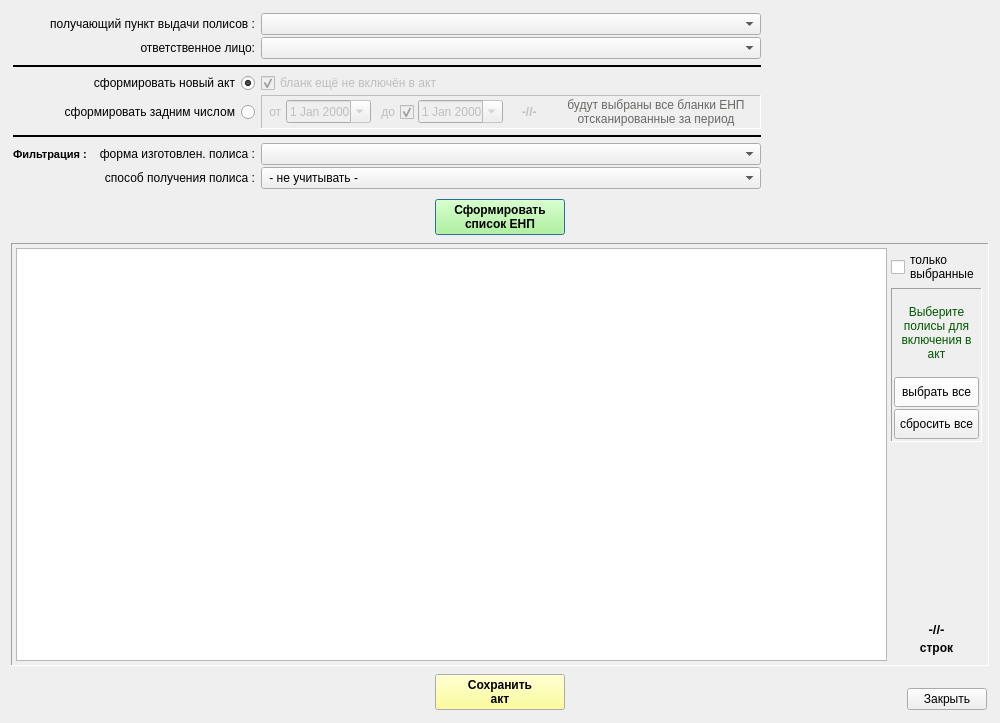
<?xml version="1.0" encoding="UTF-8"?>
<ui version="4.0">
 <class>blanks_pol_act_wnd</class>
 <widget class="QDialog" name="blanks_pol_act_wnd">
  <property name="geometry">
   <rect>
    <x>0</x>
    <y>0</y>
    <width>1000</width>
    <height>723</height>
   </rect>
  </property>
  <property name="minimumSize">
   <size>
    <width>1000</width>
    <height>0</height>
   </size>
  </property>
  <property name="windowTitle">
   <string>Формирование передаточных актов</string>
  </property>
  <layout class="QVBoxLayout" name="verticalLayout" stretch="0,0,1,0">
   <item>
    <layout class="QGridLayout" name="gridLayout">
     <property name="leftMargin">
      <number>2</number>
     </property>
     <property name="topMargin">
      <number>2</number>
     </property>
     <property name="rightMargin">
      <number>2</number>
     </property>
     <property name="bottomMargin">
      <number>2</number>
     </property>
     <property name="verticalSpacing">
      <number>2</number>
     </property>
     <item row="7" column="2">
      <widget class="QComboBox" name="combo_polis_post_way">
       <property name="minimumSize">
        <size>
         <width>400</width>
         <height>0</height>
        </size>
       </property>
       <property name="editable">
        <bool>false</bool>
       </property>
       <property name="maxVisibleItems">
        <number>50</number>
       </property>
       <item>
        <property name="text">
         <string> - не учитывать - </string>
        </property>
       </item>
       <item>
        <property name="text">
         <string>(1)  прийдёт за полисом в ПВП лично</string>
        </property>
       </item>
       <item>
        <property name="text">
         <string>(2)  послать полис заказным письмом</string>
        </property>
       </item>
      </widget>
     </item>
     <item row="3" column="2">
      <widget class="QCheckBox" name="ch_no_act">
       <property name="enabled">
        <bool>false</bool>
       </property>
       <property name="layoutDirection">
        <enum>Qt::LeftToRight</enum>
       </property>
       <property name="text">
        <string>бланк ещё не включён в акт</string>
       </property>
       <property name="checked">
        <bool>true</bool>
       </property>
      </widget>
     </item>
     <item row="5" column="0" colspan="3">
      <widget class="Line" name="line">
       <property name="minimumSize">
        <size>
         <width>0</width>
         <height>10</height>
        </size>
       </property>
       <property name="frameShadow">
        <enum>QFrame::Plain</enum>
       </property>
       <property name="lineWidth">
        <number>2</number>
       </property>
       <property name="orientation">
        <enum>Qt::Horizontal</enum>
       </property>
      </widget>
     </item>
     <item row="6" column="1">
      <widget class="QLabel" name="label_3">
       <property name="text">
        <string>  форма изготовлен. полиса :</string>
       </property>
       <property name="alignment">
        <set>Qt::AlignRight|Qt::AlignTrailing|Qt::AlignVCenter</set>
       </property>
      </widget>
     </item>
     <item row="6" column="2">
      <widget class="QComboBox" name="combo_fpolis">
       <property name="minimumSize">
        <size>
         <width>400</width>
         <height>0</height>
        </size>
       </property>
       <property name="editable">
        <bool>false</bool>
       </property>
       <property name="maxVisibleItems">
        <number>50</number>
       </property>
      </widget>
     </item>
     <item row="6" column="0">
      <widget class="QLabel" name="label_4">
       <property name="font">
        <font>
         <pointsize>8</pointsize>
         <weight>75</weight>
         <bold>true</bold>
        </font>
       </property>
       <property name="text">
        <string>Фильтрация :</string>
       </property>
      </widget>
     </item>
     <item row="4" column="2">
      <layout class="QHBoxLayout" name="horizontalLayout_3">
       <property name="spacing">
        <number>6</number>
       </property>
       <item>
        <widget class="QFrame" name="pan_back">
         <property name="enabled">
          <bool>false</bool>
         </property>
         <property name="minimumSize">
          <size>
           <width>500</width>
           <height>30</height>
          </size>
         </property>
         <property name="maximumSize">
          <size>
           <width>500</width>
           <height>16777215</height>
          </size>
         </property>
         <property name="frameShape">
          <enum>QFrame::Panel</enum>
         </property>
         <property name="frameShadow">
          <enum>QFrame::Sunken</enum>
         </property>
         <layout class="QHBoxLayout" name="horizontalLayout_4" stretch="0,0,0,0,0,0,0,1">
          <property name="spacing">
           <number>4</number>
          </property>
          <property name="leftMargin">
           <number>4</number>
          </property>
          <property name="topMargin">
           <number>2</number>
          </property>
          <property name="rightMargin">
           <number>4</number>
          </property>
          <property name="bottomMargin">
           <number>2</number>
          </property>
          <item>
           <widget class="QLabel" name="label_7">
            <property name="text">
             <string> от</string>
            </property>
           </widget>
          </item>
          <item>
           <widget class="QDateEdit" name="date_back_from">
            <property name="minimumSize">
             <size>
              <width>85</width>
              <height>0</height>
             </size>
            </property>
            <property name="maximumSize">
             <size>
              <width>100</width>
              <height>16777215</height>
             </size>
            </property>
            <property name="calendarPopup">
             <bool>true</bool>
            </property>
           </widget>
          </item>
          <item>
           <widget class="QCheckBox" name="ch_to">
            <property name="layoutDirection">
             <enum>Qt::RightToLeft</enum>
            </property>
            <property name="text">
             <string>до</string>
            </property>
            <property name="checked">
             <bool>true</bool>
            </property>
           </widget>
          </item>
          <item>
           <widget class="QDateEdit" name="date_back_to">
            <property name="minimumSize">
             <size>
              <width>85</width>
              <height>0</height>
             </size>
            </property>
            <property name="maximumSize">
             <size>
              <width>100</width>
              <height>16777215</height>
             </size>
            </property>
            <property name="calendarPopup">
             <bool>true</bool>
            </property>
           </widget>
          </item>
          <item>
           <spacer name="horizontalSpacer_5">
            <property name="orientation">
             <enum>Qt::Horizontal</enum>
            </property>
            <property name="sizeHint" stdset="0">
             <size>
              <width>40</width>
              <height>20</height>
             </size>
            </property>
           </spacer>
          </item>
          <item>
           <widget class="QLabel" name="lab_days">
            <property name="font">
             <font>
              <weight>75</weight>
              <bold>true</bold>
             </font>
            </property>
            <property name="text">
             <string>-//-</string>
            </property>
           </widget>
          </item>
          <item>
           <spacer name="horizontalSpacer_7">
            <property name="orientation">
             <enum>Qt::Horizontal</enum>
            </property>
            <property name="sizeHint" stdset="0">
             <size>
              <width>40</width>
              <height>20</height>
             </size>
            </property>
           </spacer>
          </item>
          <item>
           <widget class="QLabel" name="label_9">
            <property name="minimumSize">
             <size>
              <width>200</width>
              <height>0</height>
             </size>
            </property>
            <property name="maximumSize">
             <size>
              <width>200</width>
              <height>16777215</height>
             </size>
            </property>
            <property name="palette">
             <palette>
              <active>
               <colorrole role="WindowText">
                <brush brushstyle="SolidPattern">
                 <color alpha="255">
                  <red>0</red>
                  <green>85</green>
                  <blue>0</blue>
                 </color>
                </brush>
               </colorrole>
              </active>
              <inactive>
               <colorrole role="WindowText">
                <brush brushstyle="SolidPattern">
                 <color alpha="255">
                  <red>0</red>
                  <green>85</green>
                  <blue>0</blue>
                 </color>
                </brush>
               </colorrole>
              </inactive>
              <disabled>
               <colorrole role="WindowText">
                <brush brushstyle="SolidPattern">
                 <color alpha="255">
                  <red>106</red>
                  <green>104</green>
                  <blue>100</blue>
                 </color>
                </brush>
               </colorrole>
              </disabled>
             </palette>
            </property>
            <property name="text">
             <string>будут выбраны все бланки ЕНП
отсканированные за период</string>
            </property>
            <property name="alignment">
             <set>Qt::AlignCenter</set>
            </property>
           </widget>
          </item>
         </layout>
        </widget>
       </item>
      </layout>
     </item>
     <item row="4" column="0" colspan="2">
      <widget class="QRadioButton" name="rb_back">
       <property name="enabled">
        <bool>true</bool>
       </property>
       <property name="minimumSize">
        <size>
         <width>180</width>
         <height>32</height>
        </size>
       </property>
       <property name="layoutDirection">
        <enum>Qt::RightToLeft</enum>
       </property>
       <property name="text">
        <string>сформировать задним числом</string>
       </property>
      </widget>
     </item>
     <item row="3" column="0" colspan="2">
      <widget class="QRadioButton" name="rb_new">
       <property name="minimumSize">
        <size>
         <width>180</width>
         <height>0</height>
        </size>
       </property>
       <property name="layoutDirection">
        <enum>Qt::RightToLeft</enum>
       </property>
       <property name="text">
        <string>сформировать новый акт</string>
       </property>
       <property name="checked">
        <bool>true</bool>
       </property>
      </widget>
     </item>
     <item row="0" column="0" colspan="2">
      <widget class="QLabel" name="label_2">
       <property name="minimumSize">
        <size>
         <width>180</width>
         <height>0</height>
        </size>
       </property>
       <property name="text">
        <string>получающий пункт выдачи полисов :</string>
       </property>
       <property name="alignment">
        <set>Qt::AlignRight|Qt::AlignTrailing|Qt::AlignVCenter</set>
       </property>
      </widget>
     </item>
     <item row="7" column="1">
      <widget class="QLabel" name="label_11">
       <property name="text">
        <string> способ получения полиса :</string>
       </property>
       <property name="alignment">
        <set>Qt::AlignRight|Qt::AlignTrailing|Qt::AlignVCenter</set>
       </property>
      </widget>
     </item>
     <item row="0" column="3">
      <spacer name="horizontalSpacer_8">
       <property name="orientation">
        <enum>Qt::Horizontal</enum>
       </property>
       <property name="sizeHint" stdset="0">
        <size>
         <width>40</width>
         <height>20</height>
        </size>
       </property>
      </spacer>
     </item>
     <item row="0" column="2">
      <widget class="QComboBox" name="combo_point">
       <property name="minimumSize">
        <size>
         <width>400</width>
         <height>0</height>
        </size>
       </property>
       <property name="editable">
        <bool>false</bool>
       </property>
       <property name="maxVisibleItems">
        <number>50</number>
       </property>
      </widget>
     </item>
     <item row="2" column="0" colspan="3">
      <widget class="Line" name="line_2">
       <property name="minimumSize">
        <size>
         <width>0</width>
         <height>10</height>
        </size>
       </property>
       <property name="frameShadow">
        <enum>QFrame::Plain</enum>
       </property>
       <property name="lineWidth">
        <number>2</number>
       </property>
       <property name="orientation">
        <enum>Qt::Horizontal</enum>
       </property>
      </widget>
     </item>
     <item row="1" column="0" colspan="2">
      <widget class="QLabel" name="label_5">
       <property name="minimumSize">
        <size>
         <width>180</width>
         <height>0</height>
        </size>
       </property>
       <property name="text">
        <string>ответственное лицо:</string>
       </property>
       <property name="alignment">
        <set>Qt::AlignRight|Qt::AlignTrailing|Qt::AlignVCenter</set>
       </property>
      </widget>
     </item>
     <item row="1" column="2">
      <widget class="QComboBox" name="combo_obtainer">
       <property name="minimumSize">
        <size>
         <width>400</width>
         <height>0</height>
        </size>
       </property>
       <property name="editable">
        <bool>false</bool>
       </property>
       <property name="maxVisibleItems">
        <number>50</number>
       </property>
      </widget>
     </item>
    </layout>
   </item>
   <item>
    <layout class="QHBoxLayout" name="horizontalLayout">
     <property name="leftMargin">
      <number>2</number>
     </property>
     <property name="topMargin">
      <number>2</number>
     </property>
     <property name="rightMargin">
      <number>2</number>
     </property>
     <property name="bottomMargin">
      <number>2</number>
     </property>
     <item>
      <spacer name="horizontalSpacer">
       <property name="orientation">
        <enum>Qt::Horizontal</enum>
       </property>
       <property name="sizeHint" stdset="0">
        <size>
         <width>40</width>
         <height>20</height>
        </size>
       </property>
      </spacer>
     </item>
     <item>
      <widget class="QPushButton" name="bn_gen_list_blanks">
       <property name="minimumSize">
        <size>
         <width>130</width>
         <height>0</height>
        </size>
       </property>
       <property name="palette">
        <palette>
         <active>
          <colorrole role="Button">
           <brush brushstyle="SolidPattern">
            <color alpha="255">
             <red>170</red>
             <green>255</green>
             <blue>127</blue>
            </color>
           </brush>
          </colorrole>
         </active>
         <inactive>
          <colorrole role="Button">
           <brush brushstyle="SolidPattern">
            <color alpha="255">
             <red>170</red>
             <green>255</green>
             <blue>127</blue>
            </color>
           </brush>
          </colorrole>
         </inactive>
         <disabled>
          <colorrole role="Button">
           <brush brushstyle="SolidPattern">
            <color alpha="255">
             <red>170</red>
             <green>255</green>
             <blue>127</blue>
            </color>
           </brush>
          </colorrole>
         </disabled>
        </palette>
       </property>
       <property name="font">
        <font>
         <weight>75</weight>
         <bold>true</bold>
        </font>
       </property>
       <property name="text">
        <string>Сформировать 
список ЕНП</string>
       </property>
      </widget>
     </item>
     <item>
      <spacer name="horizontalSpacer_2">
       <property name="orientation">
        <enum>Qt::Horizontal</enum>
       </property>
       <property name="sizeHint" stdset="0">
        <size>
         <width>40</width>
         <height>20</height>
        </size>
       </property>
      </spacer>
     </item>
    </layout>
   </item>
   <item>
    <widget class="QFrame" name="frame">
     <property name="frameShape">
      <enum>QFrame::Panel</enum>
     </property>
     <property name="frameShadow">
      <enum>QFrame::Sunken</enum>
     </property>
     <layout class="QHBoxLayout" name="horizontalLayout_6">
      <property name="spacing">
       <number>2</number>
      </property>
      <property name="leftMargin">
       <number>4</number>
      </property>
      <property name="topMargin">
       <number>4</number>
      </property>
      <property name="rightMargin">
       <number>4</number>
      </property>
      <property name="bottomMargin">
       <number>4</number>
      </property>
      <item>
       <widget class="QTableView" name="tab_blanks_pol">
        <property name="showDropIndicator" stdset="0">
         <bool>false</bool>
        </property>
        <property name="dragDropOverwriteMode">
         <bool>false</bool>
        </property>
        <property name="selectionMode">
         <enum>QAbstractItemView::MultiSelection</enum>
        </property>
        <property name="selectionBehavior">
         <enum>QAbstractItemView::SelectRows</enum>
        </property>
        <attribute name="horizontalHeaderMinimumSectionSize">
         <number>20</number>
        </attribute>
        <attribute name="verticalHeaderDefaultSectionSize">
         <number>20</number>
        </attribute>
        <attribute name="verticalHeaderMinimumSectionSize">
         <number>20</number>
        </attribute>
       </widget>
      </item>
      <item>
       <layout class="QVBoxLayout" name="verticalLayout_4">
        <property name="spacing">
         <number>4</number>
        </property>
        <property name="leftMargin">
         <number>2</number>
        </property>
        <property name="topMargin">
         <number>2</number>
        </property>
        <property name="rightMargin">
         <number>2</number>
        </property>
        <property name="bottomMargin">
         <number>6</number>
        </property>
        <item>
         <widget class="QCheckBox" name="ch_filter">
          <property name="text">
           <string>только
выбранные</string>
          </property>
         </widget>
        </item>
        <item>
         <widget class="QFrame" name="pan_filter">
          <property name="frameShape">
           <enum>QFrame::Panel</enum>
          </property>
          <property name="frameShadow">
           <enum>QFrame::Sunken</enum>
          </property>
          <layout class="QVBoxLayout" name="verticalLayout_3">
           <property name="spacing">
            <number>2</number>
           </property>
           <property name="leftMargin">
            <number>2</number>
           </property>
           <property name="topMargin">
            <number>2</number>
           </property>
           <property name="rightMargin">
            <number>2</number>
           </property>
           <property name="bottomMargin">
            <number>2</number>
           </property>
           <item>
            <widget class="QLabel" name="label_6">
             <property name="palette">
              <palette>
               <active>
                <colorrole role="WindowText">
                 <brush brushstyle="SolidPattern">
                  <color alpha="255">
                   <red>0</red>
                   <green>85</green>
                   <blue>0</blue>
                  </color>
                 </brush>
                </colorrole>
               </active>
               <inactive>
                <colorrole role="WindowText">
                 <brush brushstyle="SolidPattern">
                  <color alpha="255">
                   <red>0</red>
                   <green>85</green>
                   <blue>0</blue>
                  </color>
                 </brush>
                </colorrole>
               </inactive>
               <disabled>
                <colorrole role="WindowText">
                 <brush brushstyle="SolidPattern">
                  <color alpha="255">
                   <red>106</red>
                   <green>104</green>
                   <blue>100</blue>
                  </color>
                 </brush>
                </colorrole>
               </disabled>
              </palette>
             </property>
             <property name="text">
              <string>
Выберите 
полисы для 
включения в 
акт
</string>
             </property>
             <property name="alignment">
              <set>Qt::AlignCenter</set>
             </property>
            </widget>
           </item>
           <item>
            <widget class="QPushButton" name="bn_filter_all">
             <property name="minimumSize">
              <size>
               <width>85</width>
               <height>30</height>
              </size>
             </property>
             <property name="palette">
              <palette>
               <active>
                <colorrole role="Button">
                 <brush brushstyle="SolidPattern">
                  <color alpha="255">
                   <red>255</red>
                   <green>255</green>
                   <blue>255</blue>
                  </color>
                 </brush>
                </colorrole>
               </active>
               <inactive>
                <colorrole role="Button">
                 <brush brushstyle="SolidPattern">
                  <color alpha="255">
                   <red>255</red>
                   <green>255</green>
                   <blue>255</blue>
                  </color>
                 </brush>
                </colorrole>
               </inactive>
               <disabled>
                <colorrole role="Button">
                 <brush brushstyle="SolidPattern">
                  <color alpha="255">
                   <red>255</red>
                   <green>255</green>
                   <blue>255</blue>
                  </color>
                 </brush>
                </colorrole>
               </disabled>
              </palette>
             </property>
             <property name="text">
              <string>выбрать все</string>
             </property>
            </widget>
           </item>
           <item>
            <widget class="QPushButton" name="bn_filter_none">
             <property name="minimumSize">
              <size>
               <width>85</width>
               <height>30</height>
              </size>
             </property>
             <property name="text">
              <string>сбросить все</string>
             </property>
            </widget>
           </item>
          </layout>
         </widget>
        </item>
        <item>
         <spacer name="verticalSpacer_2">
          <property name="orientation">
           <enum>Qt::Vertical</enum>
          </property>
          <property name="sizeHint" stdset="0">
           <size>
            <width>20</width>
            <height>40</height>
           </size>
          </property>
         </spacer>
        </item>
        <item>
         <widget class="QLabel" name="lab_cnt">
          <property name="font">
           <font>
            <pointsize>10</pointsize>
            <weight>75</weight>
            <bold>true</bold>
           </font>
          </property>
          <property name="text">
           <string>-//-</string>
          </property>
          <property name="alignment">
           <set>Qt::AlignCenter</set>
          </property>
         </widget>
        </item>
        <item>
         <widget class="QLabel" name="label_8">
          <property name="font">
           <font>
            <weight>75</weight>
            <bold>true</bold>
           </font>
          </property>
          <property name="text">
           <string>строк</string>
          </property>
          <property name="alignment">
           <set>Qt::AlignCenter</set>
          </property>
         </widget>
        </item>
       </layout>
      </item>
     </layout>
    </widget>
   </item>
   <item>
    <layout class="QHBoxLayout" name="horizontalLayout_2">
     <property name="leftMargin">
      <number>2</number>
     </property>
     <property name="topMargin">
      <number>2</number>
     </property>
     <property name="rightMargin">
      <number>2</number>
     </property>
     <property name="bottomMargin">
      <number>2</number>
     </property>
     <item>
      <widget class="QFrame" name="frame_2">
       <property name="minimumSize">
        <size>
         <width>80</width>
         <height>0</height>
        </size>
       </property>
       <property name="frameShape">
        <enum>QFrame::NoFrame</enum>
       </property>
       <property name="frameShadow">
        <enum>QFrame::Raised</enum>
       </property>
      </widget>
     </item>
     <item>
      <spacer name="horizontalSpacer_3">
       <property name="orientation">
        <enum>Qt::Horizontal</enum>
       </property>
       <property name="sizeHint" stdset="0">
        <size>
         <width>40</width>
         <height>20</height>
        </size>
       </property>
      </spacer>
     </item>
     <item>
      <widget class="QPushButton" name="bn_generate">
       <property name="minimumSize">
        <size>
         <width>130</width>
         <height>0</height>
        </size>
       </property>
       <property name="palette">
        <palette>
         <active>
          <colorrole role="Button">
           <brush brushstyle="SolidPattern">
            <color alpha="255">
             <red>255</red>
             <green>255</green>
             <blue>127</blue>
            </color>
           </brush>
          </colorrole>
         </active>
         <inactive>
          <colorrole role="Button">
           <brush brushstyle="SolidPattern">
            <color alpha="255">
             <red>255</red>
             <green>255</green>
             <blue>127</blue>
            </color>
           </brush>
          </colorrole>
         </inactive>
         <disabled>
          <colorrole role="Button">
           <brush brushstyle="SolidPattern">
            <color alpha="255">
             <red>255</red>
             <green>255</green>
             <blue>127</blue>
            </color>
           </brush>
          </colorrole>
         </disabled>
        </palette>
       </property>
       <property name="font">
        <font>
         <weight>75</weight>
         <bold>true</bold>
        </font>
       </property>
       <property name="text">
        <string>Сохранить 
акт</string>
       </property>
      </widget>
     </item>
     <item>
      <spacer name="horizontalSpacer_4">
       <property name="orientation">
        <enum>Qt::Horizontal</enum>
       </property>
       <property name="sizeHint" stdset="0">
        <size>
         <width>40</width>
         <height>20</height>
        </size>
       </property>
      </spacer>
     </item>
     <item>
      <layout class="QVBoxLayout" name="verticalLayout_2">
       <property name="spacing">
        <number>0</number>
       </property>
       <property name="leftMargin">
        <number>0</number>
       </property>
       <property name="topMargin">
        <number>0</number>
       </property>
       <property name="rightMargin">
        <number>0</number>
       </property>
       <property name="bottomMargin">
        <number>0</number>
       </property>
       <item>
        <spacer name="verticalSpacer">
         <property name="orientation">
          <enum>Qt::Vertical</enum>
         </property>
         <property name="sizeHint" stdset="0">
          <size>
           <width>5</width>
           <height>5</height>
          </size>
         </property>
        </spacer>
       </item>
       <item>
        <widget class="QPushButton" name="bn_close">
         <property name="text">
          <string>Закрыть</string>
         </property>
        </widget>
       </item>
      </layout>
     </item>
    </layout>
   </item>
  </layout>
 </widget>
 <resources/>
 <connections/>
</ui>
